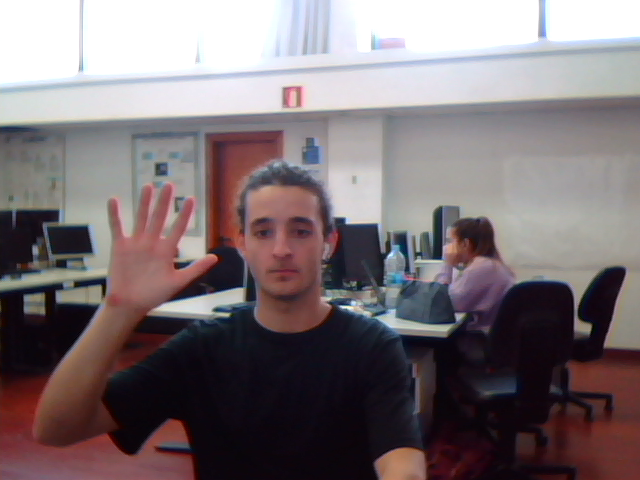
#> input picture Andreu/Andreu/TFG/Imatges/t1.png, 640 x 480 px
$ python BGsub.py
#> lines starting #> are read from the running program, lines starting #| are printed output that depends on the picture; after the words box and inside, x2 and y2 are one past the last pixel; in counts of white or black regions, pixels touching at a corner belong together
### Andreu/Andreu/TFG/Moduls/detectorCara.py
import cv2

faceClassif = cv2.CascadeClassifier('haarcascade_frontalface_default.xml')


#   Deteccio de cara, si troba cara la requadra amb en quadrat verd
# [8 lines left out: function facedetect, not called in this run]


#   Deteccio de cara, si troba cara la tapa amb en quadrat negre
def facecover(foto):  # Se pasa la foto deseada
    faces = faceClassif.detectMultiScale(foto,
                                         scaleFactor=1.1,
                                         minNeighbors=5,
                                         minSize=(30, 30),
                                         maxSize=(200, 200))
    for (x, y, w, h) in faces:
        cv2.rectangle(foto, (x - 20, y - 20), (x + w + 20, y + h + 20), (0, 0, 0), -1)

### Andreu/Andreu/TFG/BGsub.py
import imutils
import numpy as np
from Moduls import detectorCara as fd
import cv2


# ---------------------DEFINICI0 DE VARIABLES----------------

maadalt = cv2.imread("Imatges/t1.png")
#> maadalt is the input picture: shape (480, 640, 3); mean B, G, R 116.7, 113.3, 124
maabaix = cv2.imread("Imatges/T2.png")
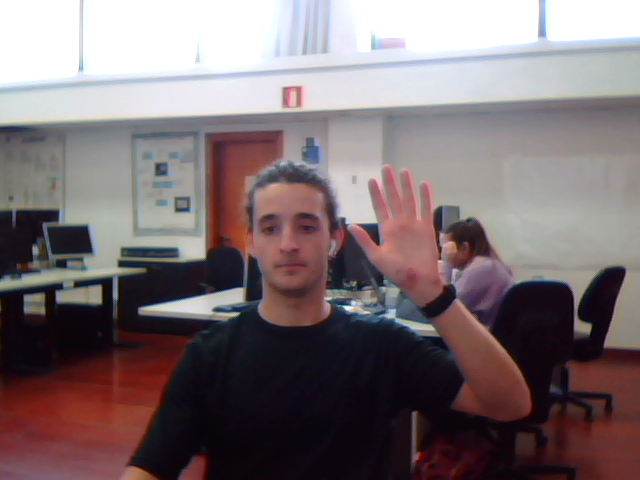
#> input picture Andreu/Andreu/TFG/Imatges/T2.png, 640 x 480 px
#> maabaix is the input picture: shape (480, 640, 3); mean B, G, R 114.8, 111.7, 124.6

# definim array
lower = np.array([0, 10, 60], dtype="uint8")
upper = np.array([20, 150, 255], dtype="uint8")

# Tapam primer cara de la persona
fd.facecover(maadalt)
#> in facecover, `faces = faceClassif.detectMultiScale(foto, scaleFactor=1.1, minNeighbo..`: faces = [[227, 188, 109, 109]]
#> the loop in facecover, `for (x, y, w, h) in faces:` made 1 pass
#> after the loop in facecover, `for (x, y, w, h) in faces:`:
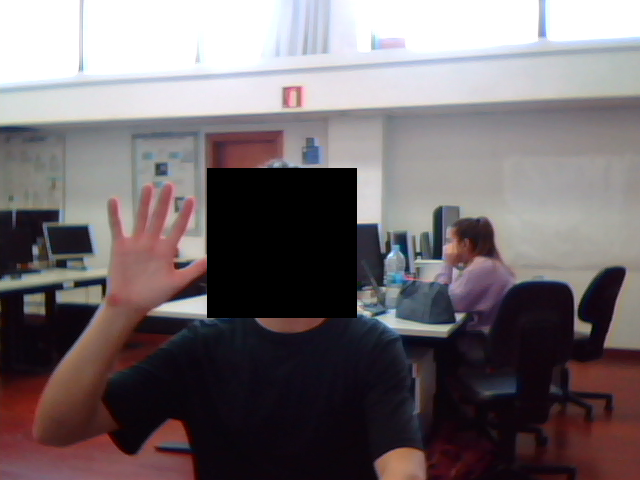
#> foto: shape (480, 640, 3); 7.32% of pixels changed, all inside (x1, y1, x2, y2) = (207, 168, 357, 318)

# Modificar mida, troba mes punts
# Convertir a espai HSV
# Determinar els pixels que s'ajusten als arrays
frame = imutils.resize(maadalt, width=800)
converted = cv2.cvtColor(frame, cv2.COLOR_BGR2HSV)
#> converted: shape (600, 800, 3); mean H, S, V 82.2, 61.8, 120
skinMask = cv2.inRange(converted, lower, upper)
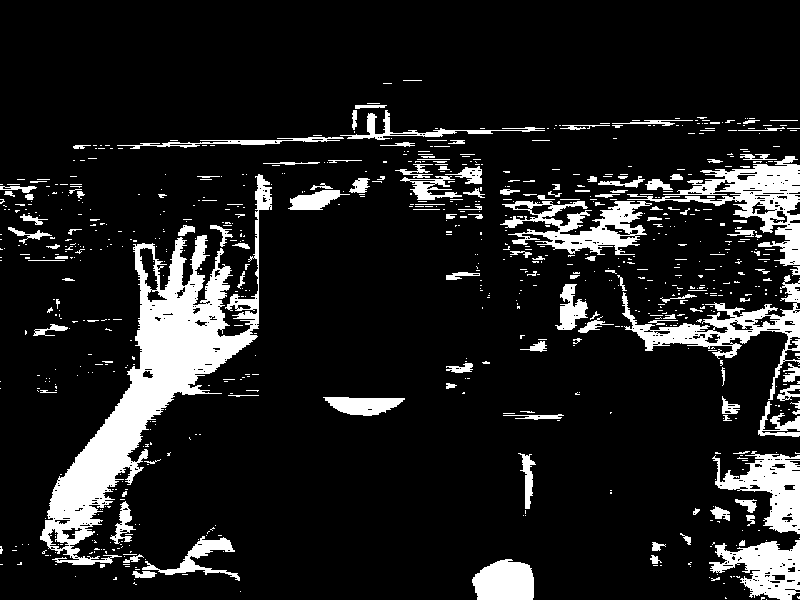
#> skinMask: shape (600, 800); 12.4% white; 803 white regions (669 under 20 px), largest, box (x1, y1, x2, y2) and area: (40, 174, 272, 565) 20143, (627, 156, 800, 266) 5051, (622, 275, 800, 400) 4233
cv2.imshow("SkinMask", skinMask)
cv2.imshow("Frame coverted", np.hstack([frame, converted]))
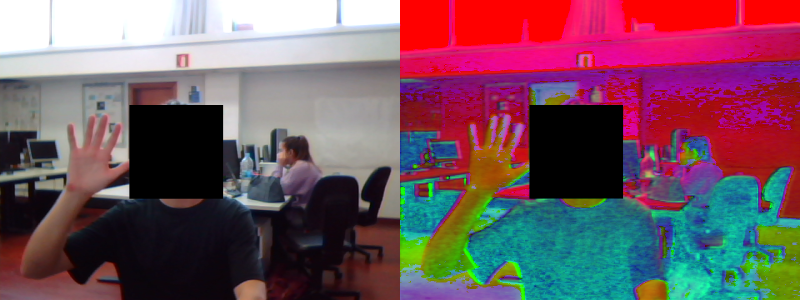
#> window 'Frame coverted': shape (600, 1600, 3) (shown at 1/2 size); mean B, G, R 96.3, 84.5, 117.9


# Aplica erosions i dilatacions
# Empleant kernel eliptic
kernel = cv2.getStructuringElement(cv2.MORPH_ELLIPSE, (11, 11))
skinMask = cv2.erode(skinMask, kernel, iterations=2)
#> skinMask: shape (600, 800); 1.2% white; 5 white regions (3 under 20 px), largest, box (x1, y1, x2, y2) and area: (62, 323, 209, 502) 4631, (484, 570, 524, 600) 1002
skinMask = cv2.dilate(skinMask, kernel, iterations=2)
#> skinMask: shape (600, 800); 2.8% white; 4 white regions, box (x1, y1, x2, y2) and area: (52, 297, 219, 512) 10733, (474, 560, 534, 600) 2056, (760, 546, 783, 569) 396, (785, 488, 800, 512) 270
# Desenfocar mascara per llevar renou
# Aplicar mascara al frame


skinMask = cv2.GaussianBlur(skinMask, (3, 3), 0)
skinMaadalt = cv2.bitwise_and(frame, frame, mask=skinMask)
skinMaadalt = cv2.putText(skinMaadalt, 'Imatge 2', (50, 50), cv2.FONT_HERSHEY_SIMPLEX, 1, (255, 0, 0), 2)
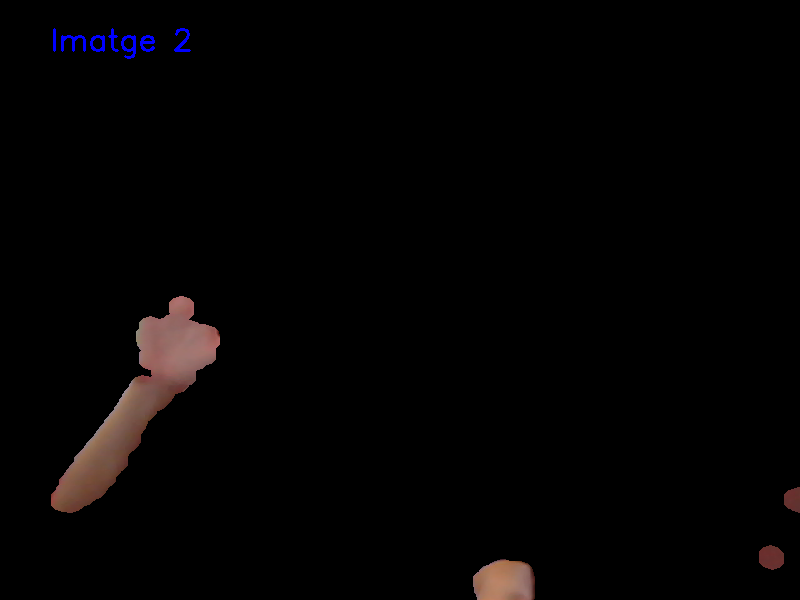
#> skinMaadalt: shape (600, 800, 3); mean B, G, R 3, 2.9, 4.2


fd.facecover(maabaix)
#> in facecover (call 2), `faces = faceClassif.detectMultiScale(foto, scaleFactor=1.1, minNeighbo..`: faces = [[235, 185, 108, 108]]
#> the loop in facecover (call 2), `for (x, y, w, h) in faces:` made 1 pass
#> after the loop in facecover (call 2), `for (x, y, w, h) in faces:`:
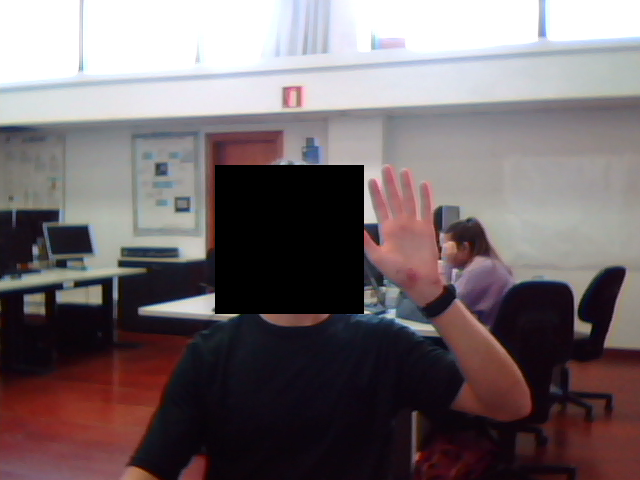
#> foto: shape (480, 640, 3); 7.23% of pixels changed, all inside (x1, y1, x2, y2) = (215, 165, 364, 314)

frame2 = imutils.resize(maabaix, width=800)
converted = cv2.cvtColor(frame2, cv2.COLOR_BGR2HSV)
#> converted: shape (600, 800, 3); mean H, S, V 80, 65.7, 120.2
skinMask = cv2.inRange(converted, lower, upper)
#> skinMask: shape (600, 800); 11.6% white; 728 white regions (598 under 20 px), largest, box (x1, y1, x2, y2) and area: (408, 161, 800, 344) 19146, (530, 375, 664, 517) 7302, (610, 297, 800, 436) 4099
# Aplica erosions i dilatacions
# Empleant kernel eliptic
kernel = cv2.getStructuringElement(cv2.MORPH_ELLIPSE, (11, 11))
skinMask = cv2.erode(skinMask, kernel, iterations=2)
#> skinMask: shape (600, 800); 0.58% white; 13 white regions (8 under 20 px), largest, box (x1, y1, x2, y2) and area: (563, 390, 625, 476) 2149, (519, 316, 540, 334) 224, (782, 481, 800, 510) 223, (518, 273, 533, 287) 66, (490, 307, 503, 315) 61
skinMask = cv2.dilate(skinMask, kernel, iterations=2)
#> skinMask: shape (600, 800); 2.1% white; 9 white regions, largest, box (x1, y1, x2, y2) and area: (553, 380, 635, 486) 4775, (480, 297, 550, 344) 1851, (772, 471, 800, 520) 925
# Desenfocar mascara per llevar renou
# Aplicar mascara al frame

skinMask = cv2.GaussianBlur(skinMask, (3, 3), 0)
skinMaabaix = cv2.bitwise_and(frame2, frame2, mask=skinMask)
skinMaabaix = cv2.putText(skinMaabaix, 'Imatge 1', (50, 50), cv2.FONT_HERSHEY_SIMPLEX, 1, (255, 0, 0), 2)
#> skinMaabaix: shape (600, 800, 3); mean B, G, R 2.6, 2.3, 3.3

# show the skin in the image along with the mask

cv2.imshow("Ma adalt i abaix", np.hstack([skinMaabaix, skinMaadalt]))
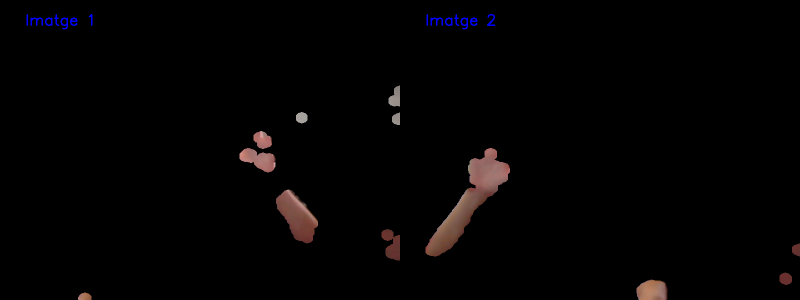
#> window 'Ma adalt i abaix': shape (600, 1600, 3) (shown at 1/2 size); mean B, G, R 2.8, 2.6, 3.7

cv2.imwrite("Ma_abaix.jpg", skinMaabaix)
cv2.imwrite("Ma_adalt.jpg", skinMaadalt)

if cv2.waitKey(0) & 0xFF == ord("q"):
#> (key q is pressed here)
    cv2.destroyAllWindows()
    exit()
#> (the program exits here)
